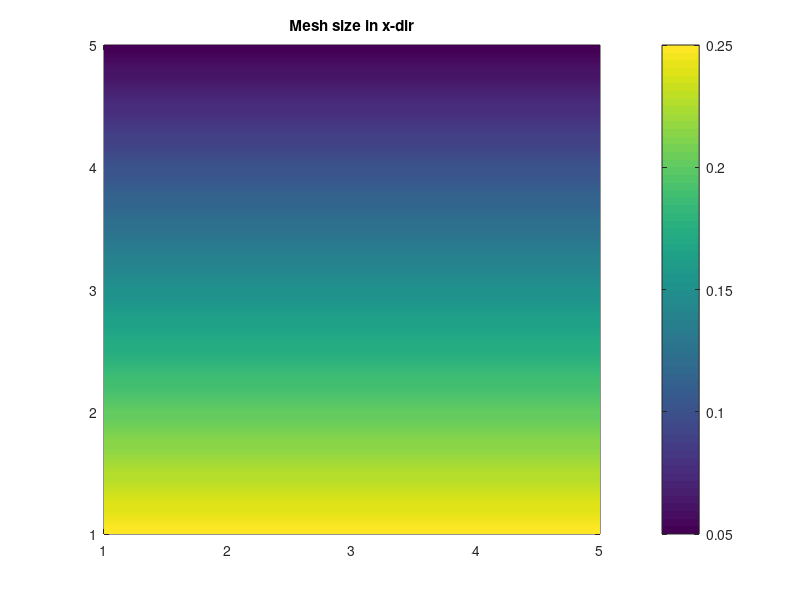
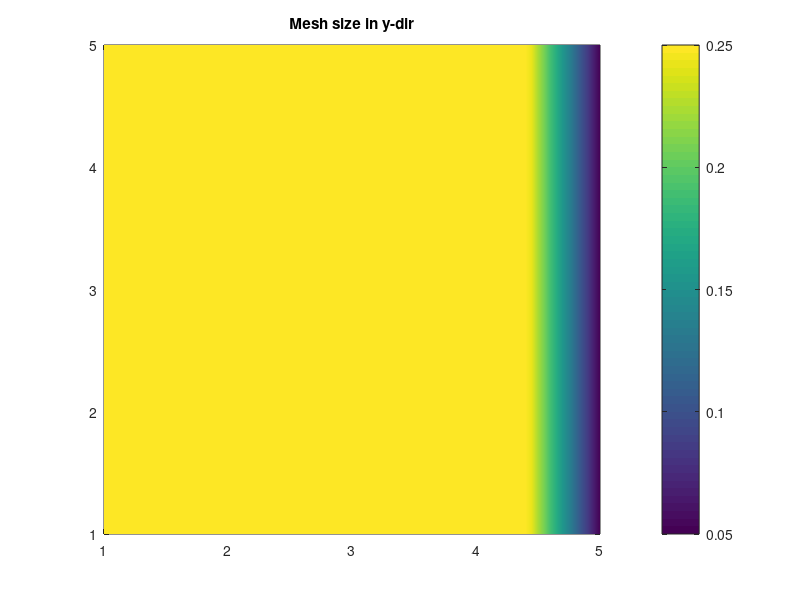

These figures' MATLAB source, in order:
clearvars; close all; clc; 

%%
dx =0.05; 
[xg,yg]=meshgrid(1.0:dx:5.0,1.0:dx:5.0);
x0y0(1) = min(xg(:)); 
x0y0(2) = min(yg(:)); 

nrows = size(xg,1) ; 
ncols = size(xg,2) ; 

PSLG = [min(xg(:)),max(yg(:))
        max(xg(:)),max(yg(:)) 
        max(xg(:)),min(yg(:))
        min(xg(:)),min(yg(:))
        min(xg(:)),max(yg(:))]; 
    
%hold on; plot(PSLG(:,1),PSLG(:,2),'k-','linewi',2) ;

fid = fopen('PSLG.txt','w') ;
fprintf(fid,'%d %d\n',length(PSLG),2) ; 
for i = 1 : length(PSLG) 
   fprintf(fid,'%f %f \n',PSLG(i,1),PSLG(i,2)) ;
end

%% MESH SIZE IN X-DIRECTION 
szx = dx + 0.05*(5-yg); 
szx(szx < dx) = dx ; 
szx(szx > 5*dx) = 5*dx; 

figure;
pcolor(xg,yg,szx); 
shading interp
title('Mesh size in x-dir') ; 
colorbar

fid = fopen('MeshSizeXdir.txt','w') ; 
fprintf(fid,'%d %d %f %f %f\n',nrows,ncols,dx,x0y0(1),x0y0(2)) ; 
for i = 1 : nrows
    for j = 1 : ncols
       fprintf(fid,'%f ', szx(i,j)) ; 
    end
    fprintf(fid,'\n') ; 
end
fclose(fid) ;

%% MESH SIZE IN Y-DIR
szy = dx + 0.35*(5-xg); 
szy(szy < dx) = dx ; 
szy(szy > 5*dx) = 5*dx; 

figure;
pcolor(xg,yg,szy); 
shading interp
title('Mesh size in y-dir') ; 
colorbar

fid = fopen('MeshSizeYdir.txt','w') ;
fprintf(fid,'%d %d %f %f %f\n',nrows,ncols,dx,x0y0(1),x0y0(2)) ;
for i = 1 : nrows
    for j = 1 : ncols
        fprintf(fid,'%f ',szy(i,j));
    end
    fprintf(fid,'\n') ;
end
fclose(fid) ;

%% ANGLE OF ELONGATION (in radians) 
fid = fopen('Angles.txt','w') ;
fprintf(fid,'%d %d %f %f %f\n',nrows,ncols,dx,x0y0(1),x0y0(2)) ;

angles = zeros(nrows,ncols) ;
for i = 1 : ncols
    for j = 1 : nrows
        angles(j,i)  = atand(yg(j,i)/-xg(j,i)) ;
        fprintf(fid,'%f ', 0*(pi/180.0)); %(angles(j,i))*(pi/180)); % sz(i,j)) ;
    end
    fprintf(fid,'\n') ;
end
fclose(fid) ;

% figure;
% pcolor(xg,yg,angles); 
% shading interp
% title('Mesh angles') ; 
% colorbar
